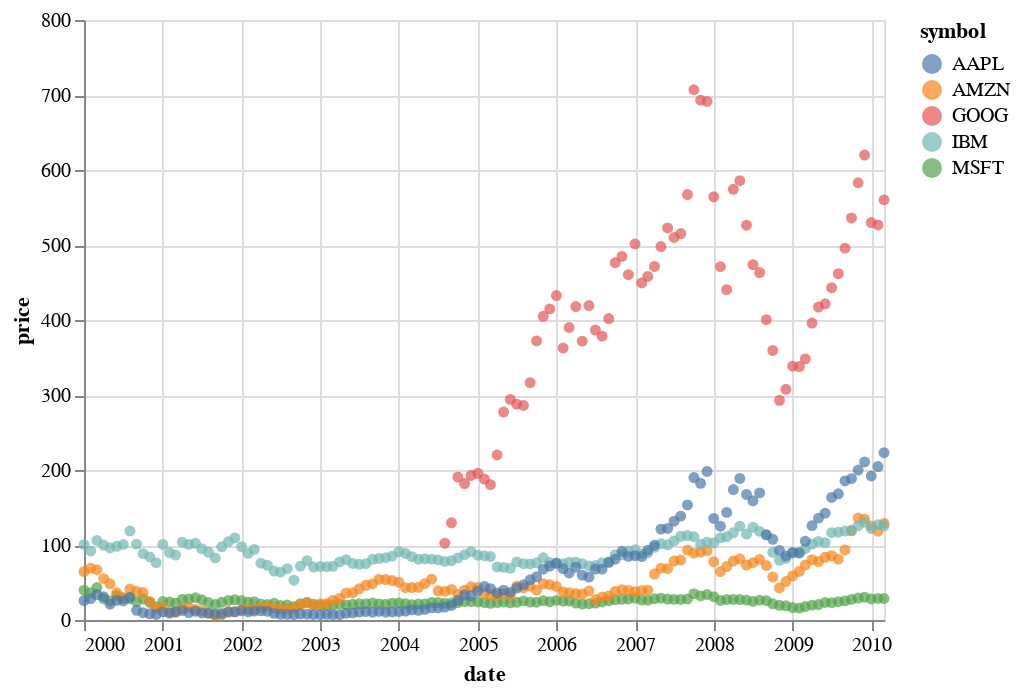

Here is the notebook cell this chart was saved with:
### Markdown cell above
and here is the same plot with a ``circle`` mark:

### Code cell
alt.Chart(stocks).mark_circle().encode(
    x='date:T',
    y='price:Q',
    color='symbol:N'
)

### Figure 1 — Vega-Lite specification as saved in the notebook (floating-point values rounded to 4 significant figures; data arrays with more than 128 entries replaced by an {"elided": "..."} marker saying what was removed)
{"config": {"view": {"continuousWidth": 400, "continuousHeight": 300}}, "data": {"name": "data-96e857a61c6b623bafe23440d582a500"}, "mark": "circle", "encoding": {"color": {"field": "symbol", "type": "nominal"}, "x": {"field": "date", "type": "temporal"}, "y": {"field": "price", "type": "quantitative"}}, "$schema": "https://vega.github.io/schema/vega-lite/v4.17.0.json", "datasets": {"data-96e857a61c6b623bafe23440d582a500": {"elided": "560 records"}}}
